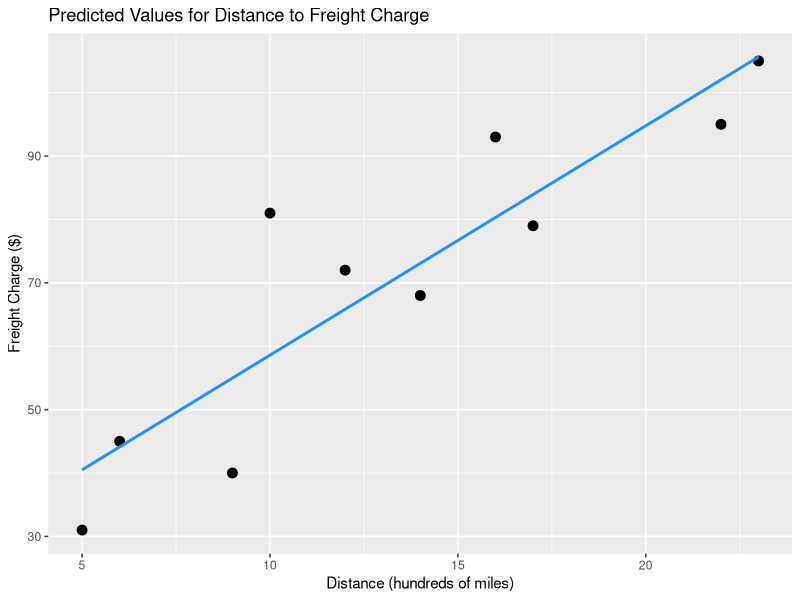

This figure's R source:
setwd("/development/projects/statisticallyfit/github/R/RStatistics/STAT270 Inference/ASSIGNMENTS")

options(show.signif.stars = FALSE)


# part a) entering data and saving as tab-delimited file, 
# using read.table to open data. ----------------------------------------------------
crateData <- read.table("chargeData.csv", header=TRUE)
crateData
# OUTPUT
#    x   y
# 1  14  68
# 2  23 105
# 3   9  40
# 4  17  79
# 5  10  81
# 6  22  95
# 7   5  31
# 8  12  72
# 9   6  45
# 10 16  93


# part b) estimating the regression line --------------------------------------------

# METHOD 1: the lm-object method (automatic)
crate.lm <- lm(y ~ x, data=crateData)
summary(crate.lm)

# OUTPUT: regression line is: 
# Y-hat = 22.4048 + 3.618 x


# METHOD 2: matrix method
n <- nrow(crateData)
Y = matrix(crateData$y, ncol=1)
X = matrix(c(rep(1, n), crateData$x), ncol=2)

beta.hat = solve(t(X) %*% X) %*% (t(X) %*% Y); beta.hat

# OUTPUT:
#           [,1]
# [1,] 22.404762
# [2,]  3.619048

# Therefore the two methods are the same, we get the same regression line of
# Y-hat = 22.4048 + 3.618 x
#, where B0-hat = 22.4048, B1-hat = 3.618


# part c) finding 95% confidence interval for slope and intercept: -----------------

# step 1: calculate SSE:
x = crateData$x
SSE = t(Y) %*% Y - t(beta.hat) %*% (t(X) %*% Y); SSE
#          [,1]
# [1,] 1116.119

# step 2: s^2 = SSE / (n-(k+1)), where k = number of beta parameters, not including intercept
k = 1
s = sqrt(SSE / (n-k-1)); s
#          [,1]
# [1,] 11.81164


# Calculate critical t-value. There are df = n - (k+1) = 10 - 2 = 8
t.crit = abs(qt((1-0.95)/2, df=n-(k+1))); t.crit
# 2.306004

# Create the vector a = (1,0) to represent we are calculating the intercept CI. 
a = matrix(c(1,0), ncol=1)

# 95% Confidence interval for Intercept, B0: 
intercept.hat = t(a) %*% beta.hat; intercept.hat
#          [,1]
# [1,] 22.40476
CI.B0 = intercept.hat + c(-1,1) * t.crit * s * sqrt(t(a) %*% solve(t(X) %*% X) %*% a)
CI.B0
# [1] 0.9340886 43.8754352


# 95% Confidence interval for Slope: B1: 
# create the vector a = (0,1) for slope calculation
a = matrix(c(0,1), ncol=1)
slope.hat = t(a) %*% beta.hat; slope.hat
#          [,1]
# [1,] 3.619048
CI.B1 = slope.hat + c(-1,1) * t.crit * s * sqrt(t(a) %*% solve(t(X) %*% X) %*% a)
CI.B1
# [1] 2.151343 5.086753



# part e) plot of predicted line with scatterplot of points ------------------------
library(ggplot2)

fit.data <- data.frame(fit = crate.lm$fitted.values, x=x, y=Y)

ggplot(crateData, aes(x=x, y=y)) + 
      geom_point(shape=19, size=3) +
      geom_line(data=fit.data, aes(y=fit), colour="dodgerblue",size=1) +
      ggtitle("Predicted Values for Distance to Freight Charge") + 
      xlab("Distance (hundreds of miles)") + ylab("Freight Charge ($)")




# part f) predict mean charge with distance 2000 miles ( 20 hundred miles) ----------

# Create the vector a for prediction
x.star = 20
a = matrix(c(1, x.star), ncol=1)

predicted.value = t(a) %*% beta.hat; predicted.value
#          [,1]
# [1,] 94.78571


t.crit = abs(qt((1-0.90)/2, df=n-k-1)); t.crit
# [1] -1.859548

CI.mean = predicted.value + c(-1,1) * t.crit * s * sqrt(t(a) %*% solve(t(X) %*% X) %*% a)
CI.mean
